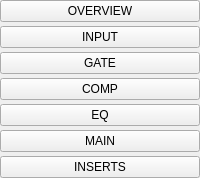
              <widget class="QFrame" name="ScreenLeftMenu">
               <layout class="QVBoxLayout" name="leftMenuLayout">
                <property name="spacing">
                 <number>4</number>
                </property>
                <property name="leftMargin">
                 <number>0</number>
                </property>
                <property name="topMargin">
                 <number>0</number>
                </property>
                <property name="rightMargin">
                 <number>0</number>
                </property>
                <property name="bottomMargin">
                 <number>0</number>
                </property>
                <item>
                 <widget class="QPushButton" name="menuBtnOverview">
                  <property name="text">
                   <string>OVERVIEW</string>
                  </property>
                  <property name="checkable">
                   <bool>true</bool>
                  </property>
                 </widget>
                </item>
                <item>
                 <widget class="QPushButton" name="menuBtnInput">
                  <property name="text">
                   <string>INPUT</string>
                  </property>
                  <property name="checkable">
                   <bool>true</bool>
                  </property>
                 </widget>
                </item>
                <item>
                 <widget class="QPushButton" name="menuBtnGate">
                  <property name="text">
                   <string>GATE</string>
                  </property>
                  <property name="checkable">
                   <bool>true</bool>
                  </property>
                 </widget>
                </item>
                <item>
                 <widget class="QPushButton" name="menuBtnComp">
                  <property name="text">
                   <string>COMP</string>
                  </property>
                  <property name="checkable">
                   <bool>true</bool>
                  </property>
                 </widget>
                </item>
                <item>
                 <widget class="QPushButton" name="menuBtnEq">
                  <property name="text">
                   <string>EQ</string>
                  </property>
                  <property name="checkable">
                   <bool>true</bool>
                  </property>
                 </widget>
                </item>
                <item>
                 <widget class="QPushButton" name="menuBtnMain">
                  <property name="text">
                   <string>MAIN</string>
                  </property>
                  <property name="checkable">
                   <bool>true</bool>
                  </property>
                 </widget>
                </item>
                <item>
                 <widget class="QPushButton" name="menuBtnInserts">
                  <property name="text">
                   <string>INSERTS</string>
                  </property>
                  <property name="checkable">
                   <bool>true</bool>
                  </property>
                 </widget>
                </item>
                <item>
                 <spacer name="leftMenuSpacer">
                  <property name="orientation">
                   <enum>Qt::Vertical</enum>
                  </property>
                  <property name="sizeHint" stdset="0">
                   <size>
                    <width>0</width>
                    <height>0</height>
                   </size>
                  </property>
                 </spacer>
                </item>
               </layout>
              </widget>
